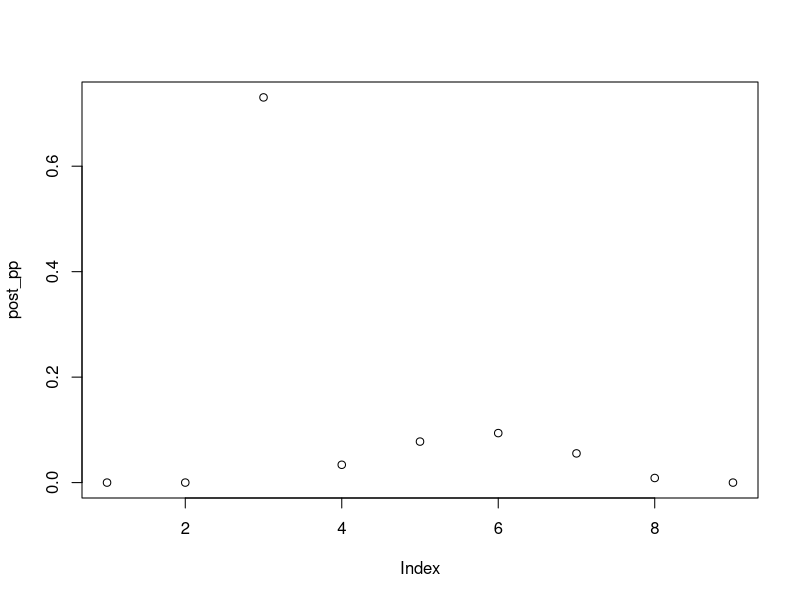
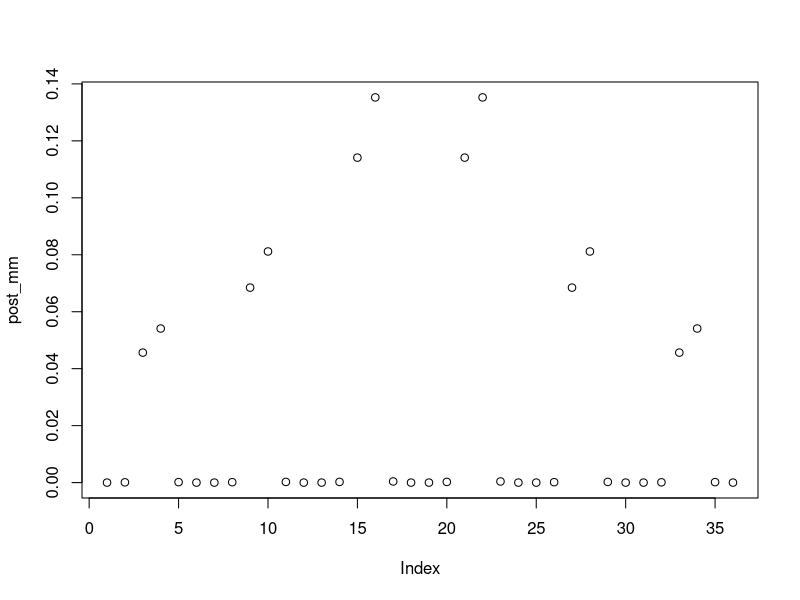
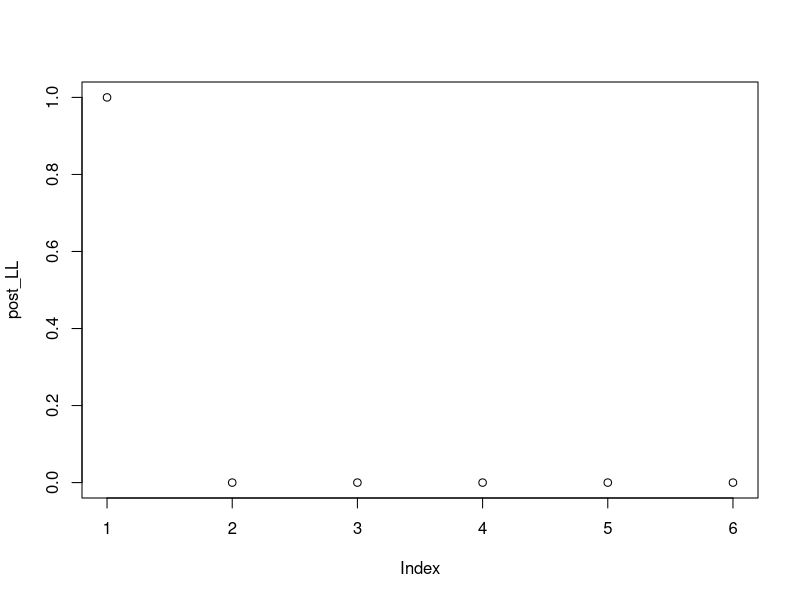

Source code (R) for these figures, in order:
#2.Suppose that the experiment is repeated ten times and Bob is corrected six times and
#incorrect four times. Find the posterior probabilities of these values of p. What is your
#posterior probability that Bob has no ability?

p_input <- c(0.000, 0.125, 0.250, 0.375, 0.500, 0.625, 0.750, 0.875, 1.000)
pp_input <- c(0.001, 0.001, 0.950, 0.008, 0.008, 0.008, 0.008, 0.008, 0.008)

n=10
x=6

Pr = numeric()
for(i in 1:length(p_input)){
  print(i)
  p = p_input[i]
  pp = pp_input[i]
  Pr_one = factorial(n)/factorial(6)/factorial(4)*p^x*(1-p)^(n-x)*pp
  Pr = c(Pr,Pr_one)
}
post_pp = Pr/sum(Pr)
plot(post_pp)
sum(post_pp)
cbind(p_input,pp_input,post_pp)

#3.Compute the posterior distribution of . Plot this distribution, as was done in class, and
#report the posterior mean, standard deviations, and 95% credible interval.

m_input <- c(20, 30, 40, 50, 60, 70)
mm_input <- c(0.1, 0.15, 0.250, 0.25, 0.15, 0.1)
y_n <- c(38.6, 42.4, 57.5, 40.5, 51.7, 67.1, 33.4, 60.9, 64.1, 40.1, 40.7, 6.4)
y_mean <- mean(y_n)
sigma=10
Pr = numeric()

for(i in 1:length(m_input)){
  print(i)
  m = m_input[i]
  mm = mm_input[i]
  a <- 6/(2*100)*(m_input-y_mean)^2
  Pr_one =  exp(-a) *mm
  Pr = c(Pr,Pr_one)
}
post_mm = Pr/sum(Pr)
plot(post_mm)
sum(post_mm)
cbind(m_input,mm_input,post_mm)
sd(post_mm)
quantile(sd(post_mm), c(0.025, 0.975)) # for a 95% interval.
#4.(a) If 12 trucks break down in a six day period, find the posterior probabilities for the
#different rate values.
L_input <- c(0.5, 1, 1.5, 2, 2.5, 3)
LL_input <- c(0.1, 0.2, 0.3, 0.2, 0.15, 0.05)
t=6
Pr = numeric()

for(i in 1:length(L_input)){
  print(i)
  L = L_input[i]
  LL = LL_input[i]
  Pr_one =  (exp(-t*L))^12 *LL
  Pr = c(Pr,Pr_one)
}
post_LL = Pr/sum(Pr)
plot(post_LL)
sum(post_LL)
cbind(L_input,LL_input,post_LL)

#(b) Find the probability that there are no breakdowns during the next week.

